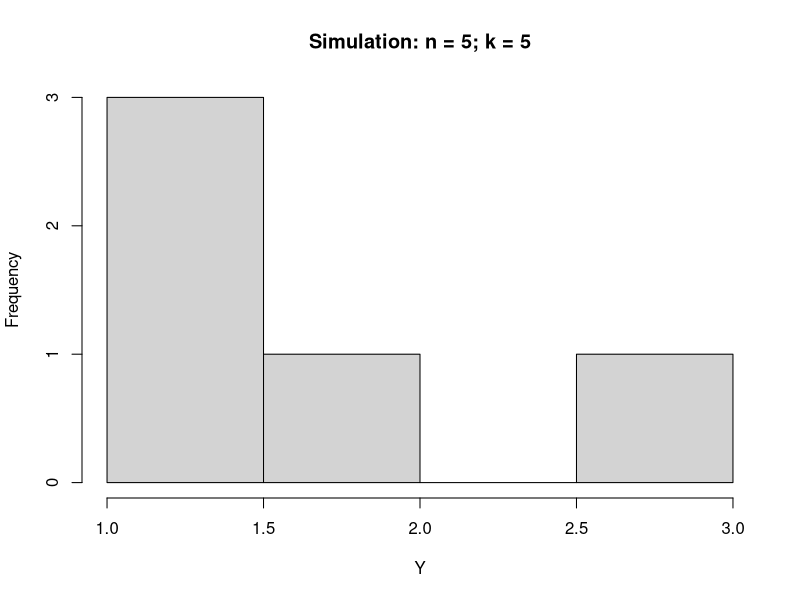
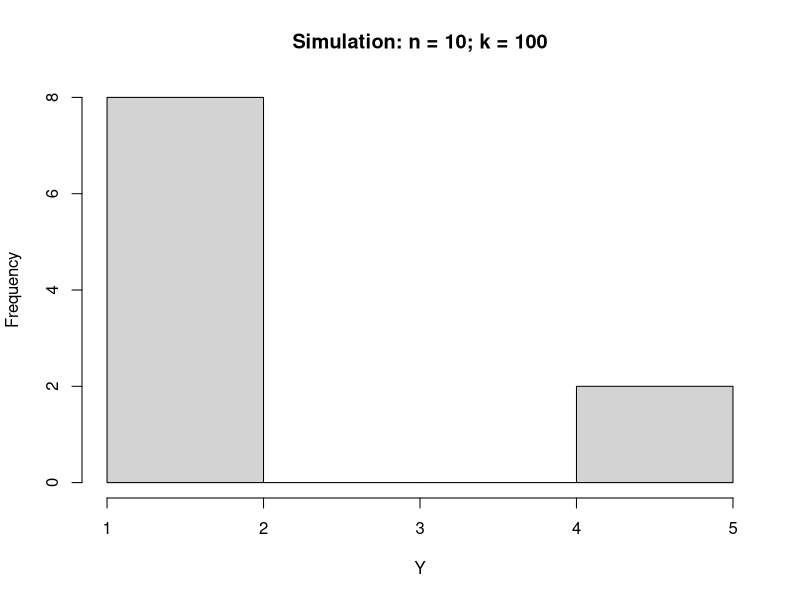
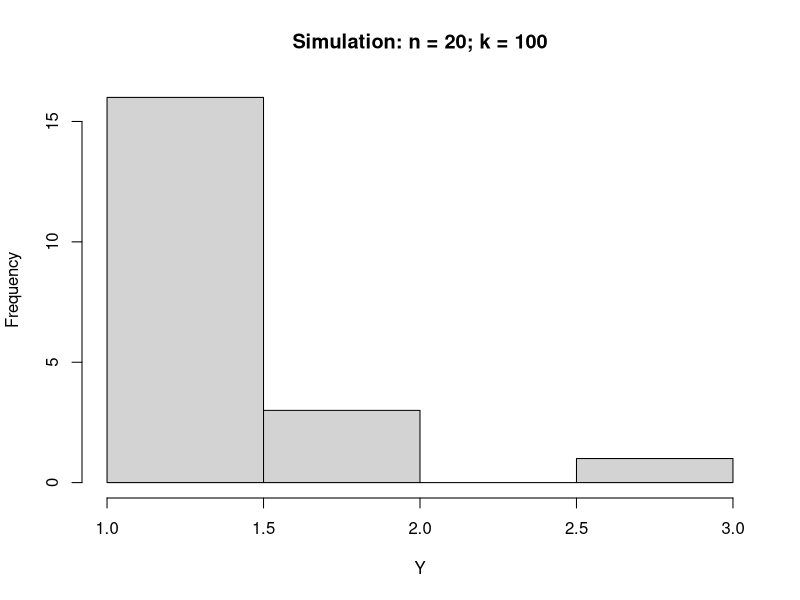
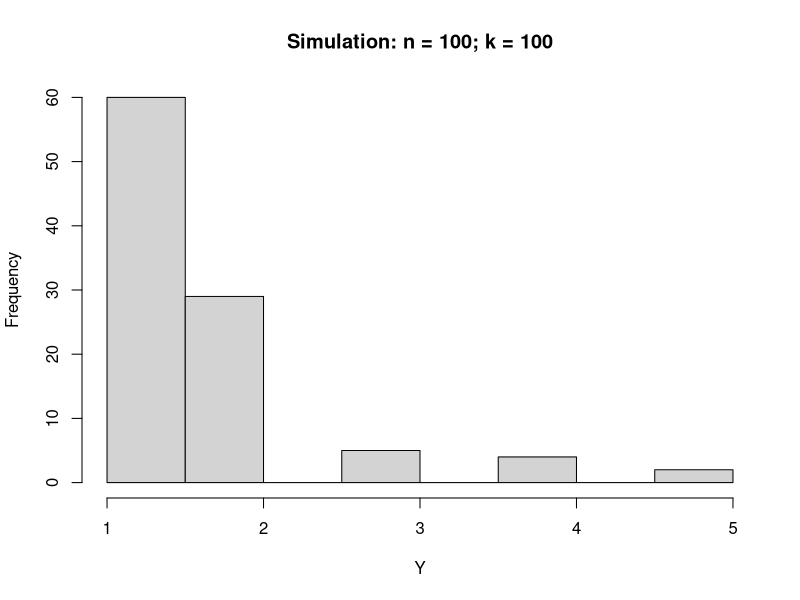

Write R code to recreate these figures, in order.
## ---- chunk 1
knitr::opts_chunk$set(echo = TRUE)
options(digits = 4)
## ---- chunk 2
simulate <- function(n, k) {
	# Allocate some space for holding Y.
	Y <- rep(as.integer(NULL), n)
	
	# For each X, generate a random uniform distribution.
	# Truncate the decimal part to return integers.
	for (i in 1:n){
		X <- floor(runif(k, min = 1, max = k))
		
		# If n isn't too big, print the data.
		if (n <= 5){
			print(paste0("X[", i, "]"))
			print(X)
		}
		
		# Pick off the minimum outcome from X.
		Y[i] <- min(X)
	}
	
	if (n <= 5) {
		print("Y")
			print(Y)
	}
	return(Y)
}
## ---- chunk 3
n <- 5
k <- 5
set.seed(59)
Y <- simulate(n, k)
hist(Y, main = paste0("Simulation: n = ", n, "; k = ", k))
## ---- chunk 4
n <- 10
k <- 100
Y <- simulate(n, k)
hist(Y, main = paste0("Simulation: n = ", n, "; k = ", k))

n <- 20
k <- 100
Y <- simulate(n, k)
hist(Y, main = paste0("Simulation: n = ", n, "; k = ", k))

n <- 100
k <- 100
Y <- simulate(n, k)
hist(Y, main = paste0("Simulation: n = ", n, "; k = ", k))
## ---- chunk 5
p.machine_failure <- 1 / 10

# Calculate a machine failure within the 1st 8 years.
machine_failure_1st_year <- 9

p.machine_failure_8yrs <- 0

for (i in 1:machine_failure_1st_year) {
	p.machine_failure_8yrs <- p.machine_failure_8yrs +
		(1 - p.machine_failure)^(machine_failure_1st_year - i) * p.machine_failure
}

p.machine_failure_8yrs_pgeom <- pgeom(8, p.machine_failure)
## ---- chunk 6
k <- 8
mu <- 10
p <- exp(-k / mu)
## ---- chunk 7
p.by_hand <- choose(8, 0) * 0.1^0 * (1 - 0.1)^(8 - 0)
p.pbinom <- pbinom(0, 8, 0.1)
## ---- chunk 8
p.by_hand <- ((0.1^0 * exp(-0.1)) / factorial(0))^8
p.ppois <- ppois(0, 0.1)^8
